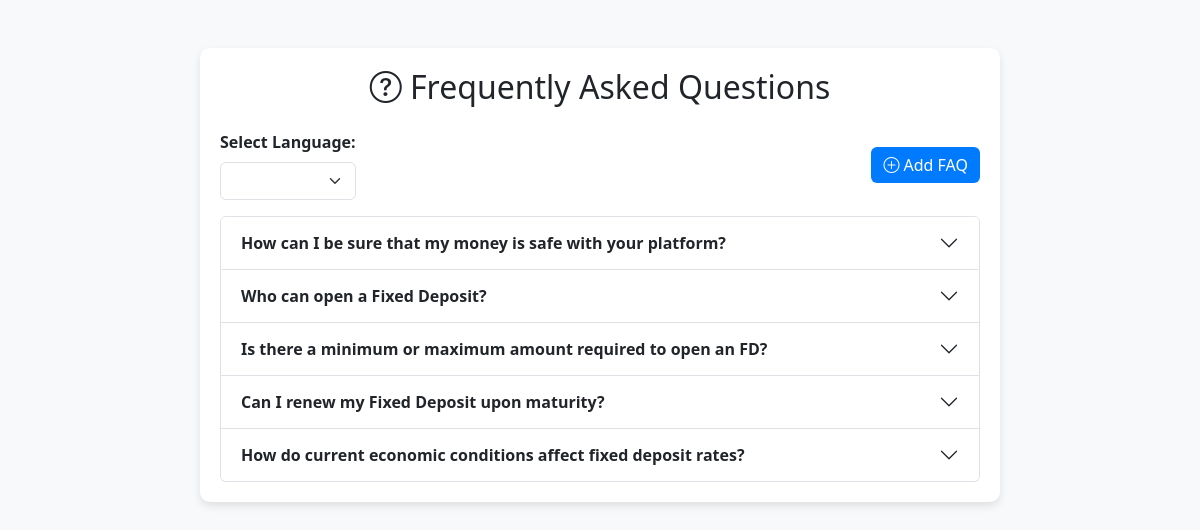
The page / on the database its author committed.
### faq_app/models.py (models this page shows, shortened)
class FAQ(models.Model):
    question = models.TextField()
    answer = RichTextField()

### faq_app/views.py (the view)
# urls.py: path('', faq_list, name='faq-list'),
def faq_list(request):
    lang = request.GET.get('lang', 'en')
    faqs = FAQ.objects.all()
    translated_faqs = []
    for faq in faqs:
        if lang != 'en':  # If the selected language is not English
            translated_question = translator.translate(faq.question, src='en', dest=lang).text
            translated_answer = translator.translate(faq.answer, src='en', dest=lang).text
        else:
            translated_question = faq.question
            translated_answer = faq.answer
        translated_faqs.append({
            'question': translated_question,
            'answer': translated_answer,
        })
    return render(request, 'faq_list.html', {
        'faqs': translated_faqs,
        'current_language': lang,
        'languages': LANGUAGES,  # Pass all Google Translate supported languages
    })

### templates/faq_list.html (shortened to what this page needs)
<!DOCTYPE html>
<html lang="en">
<head>
    <link href="https://cdn.jsdelivr.net/npm/bootstrap@5.3.0/dist/css/bootstrap.min.css" rel="stylesheet">
    <link rel="stylesheet" href="https://cdn.jsdelivr.net/npm/bootstrap-icons/font/bootstrap-icons.css">
</head>
<body>
    <div class="container mt-5">
        <h2 class="text-center mb-4"><i class="bi bi-question-circle"></i> Frequently Asked Questions</h2>
        <div class="d-flex justify-content-between align-items-center mb-3">
            <form method="get">
                <label for="language" class="form-label fw-bold">Select Language:</label>
                <select name="lang" id="language" class="form-select language-select" onchange="this.form.submit()">
                </select>
            </form>
            <a href="{% url 'add-faq' %}" class="btn btn-primary">
                <i class="bi bi-plus-circle"></i> Add FAQ
            </a>
        </div>
        {% if faqs %}
        <div class="accordion" id="faqAccordion">
            {% for faq in faqs %}
            <div class="accordion-item">
                <h2 class="accordion-header" id="heading{{ forloop.counter }}">
                    <button class="accordion-button collapsed" type="button" data-bs-toggle="collapse"
                        data-bs-target="#collapse{{ forloop.counter }}" aria-expanded="false"
                        aria-controls="collapse{{ forloop.counter }}">
                        {{ faq.question }}
                    </button>
                </h2>
            </div>
            {% endfor %}
        </div>
        {% else %}
        <div class="alert alert-warning text-center"><i class="bi bi-exclamation-circle"></i> No FAQs available.</div>
        {% endif %}
    </div>
</body>
</html>

### templates/faq_list.html (style rules this page uses)
body { background-color: #f8f9fa; }
.container { max-width: 800px; background: white; padding: 20px; border-radius: 10px; box-shadow: 0px 4px 8px rgba(0, 0, 0, 0.1); }
.accordion-button { font-weight: bold; }
.btn-primary { background-color: #007bff; border: none; }
.language-select { max-width: 250px; }

### rows shown on the page
FAQ: question "How can I be sure that my money is safe with your platform?"
FAQ: question "Who can open a Fixed Deposit?"
FAQ: question "Is there a minimum or maximum amount required to open an FD?"
FAQ: question "Can I renew my Fixed Deposit upon maturity?"
FAQ: question "How do current economic conditions affect fixed deposit rates?"
